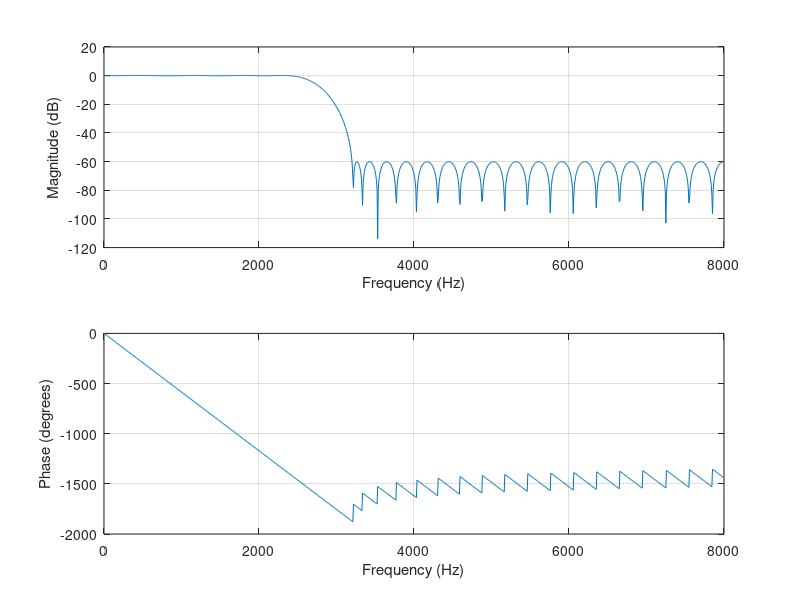

Here is the MATLAB script that generated this plot:
Fs=16000;
m=[1 0];
f=[0.3*Fs/2 0.4*Fs/2];
dev=[0.001 0.0001];
[n,fo,mo,w]=firpmord(f,m,dev,Fs)
b=firpm(52,fo,mo,w);
freqz(b,1,1024,Fs);



